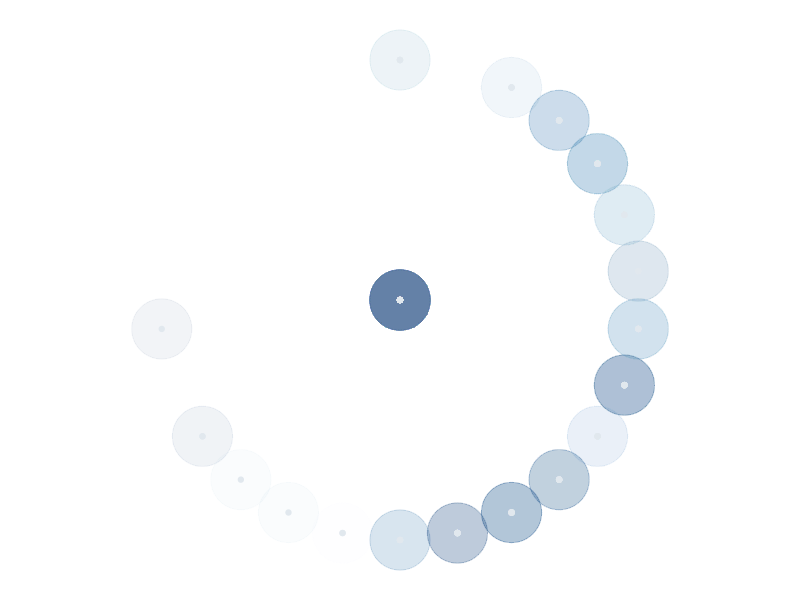

This figure's R source:
## ---- chunk 1

# read in libraries
library(ggplot2)
library(tibble)

## ---- chunk 2

# Exercise 1: make art with mpg dataset

mpg |>
  
  # plot cty against year and use trans variable to specify colors
  ggplot(aes(cty, year, colour = trans)) + 
  
  # remove legend, specify the size and transparency of the data points (bigger circles)
  geom_point(show.legend = FALSE, size = 20, alpha = 1/20) + 
  
  # remove legend and change the color of the smaller circles
  geom_point(show.legend = FALSE, colour = "#E1E8EE") + 
  
  # arranges data in a circular orientation
  coord_polar() + 
  
  # add a theme
  theme_void() + 
  
  # creates the blue gradient
  scale_color_brewer()

